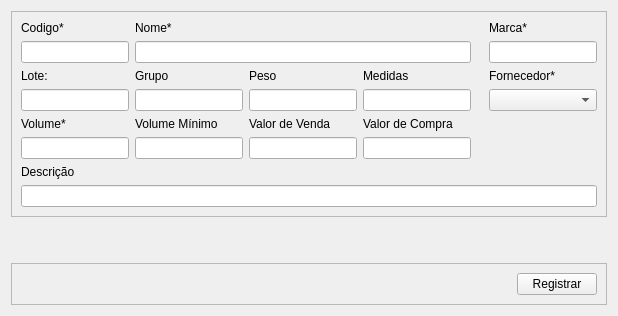
            <widget class="QWidget" name="tab_3">
             <attribute name="title">
              <string>Registrar novo item</string>
             </attribute>
             <layout class="QVBoxLayout" name="verticalLayout_9">
              <item>
               <widget class="QFrame" name="frame_17">
                <property name="frameShape">
                 <enum>QFrame::StyledPanel</enum>
                </property>
                <property name="frameShadow">
                 <enum>QFrame::Raised</enum>
                </property>
                <layout class="QGridLayout" name="gridLayout">
                 <item row="4" column="2">
                  <widget class="QLabel" name="venda_txt">
                   <property name="text">
                    <string>Valor de Venda</string>
                   </property>
                  </widget>
                 </item>
                 <item row="5" column="1">
                  <widget class="QLineEdit" name="reposicao"/>
                 </item>
                 <item row="0" column="1">
                  <widget class="QLabel" name="nome_txt">
                   <property name="text">
                    <string>Nome*</string>
                   </property>
                  </widget>
                 </item>
                 <item row="4" column="0">
                  <widget class="QLabel" name="estoque_txt">
                   <property name="text">
                    <string>Volume*</string>
                   </property>
                  </widget>
                 </item>
                 <item row="5" column="0">
                  <widget class="QLineEdit" name="estoque"/>
                 </item>
                 <item row="0" column="0">
                  <widget class="QLabel" name="codigo_txt">
                   <property name="text">
                    <string>Codigo*</string>
                   </property>
                  </widget>
                 </item>
                 <item row="1" column="1" colspan="3">
                  <widget class="QLineEdit" name="nome"/>
                 </item>
                 <item row="1" column="0">
                  <widget class="QLineEdit" name="codigo"/>
                 </item>
                 <item row="4" column="1">
                  <widget class="QLabel" name="reposicao_txt">
                   <property name="text">
                    <string>Volume Mínimo</string>
                   </property>
                  </widget>
                 </item>
                 <item row="5" column="3">
                  <widget class="QLineEdit" name="lineEdit_2"/>
                 </item>
                 <item row="4" column="3">
                  <widget class="QLabel" name="valor_compra_txt">
                   <property name="text">
                    <string>Valor de Compra</string>
                   </property>
                  </widget>
                 </item>
                 <item row="8" column="0" colspan="7">
                  <widget class="QLineEdit" name="descricao"/>
                 </item>
                 <item row="6" column="0">
                  <widget class="QLabel" name="descicao_txt">
                   <property name="text">
                    <string>Descrição</string>
                   </property>
                  </widget>
                 </item>
                 <item row="5" column="2">
                  <widget class="QLineEdit" name="venda"/>
                 </item>
                 <item row="3" column="0">
                  <widget class="QLineEdit" name="lote_produto"/>
                 </item>
                 <item row="3" column="3">
                  <widget class="QLineEdit" name="medida"/>
                 </item>
                 <item row="2" column="2">
                  <widget class="QLabel" name="peso_txt">
                   <property name="text">
                    <string>Peso</string>
                   </property>
                  </widget>
                 </item>
                 <item row="2" column="1">
                  <widget class="QLabel" name="grupo_txt">
                   <property name="text">
                    <string>Grupo</string>
                   </property>
                  </widget>
                 </item>
                 <item row="3" column="2">
                  <widget class="QLineEdit" name="peso"/>
                 </item>
                 <item row="1" column="6">
                  <widget class="QLineEdit" name="marca"/>
                 </item>
                 <item row="0" column="6">
                  <widget class="QLabel" name="marca_txt">
                   <property name="text">
                    <string>Marca*</string>
                   </property>
                  </widget>
                 </item>
                 <item row="3" column="6">
                  <widget class="QComboBox" name="fornecedor"/>
                 </item>
                 <item row="3" column="1">
                  <widget class="QLineEdit" name="grupo"/>
                 </item>
                 <item row="2" column="3">
                  <widget class="QLabel" name="medida_txt">
                   <property name="text">
                    <string>Medidas</string>
                   </property>
                  </widget>
                 </item>
                 <item row="2" column="6">
                  <widget class="QLabel" name="fornecedor_txt">
                   <property name="text">
                    <string>Fornecedor*</string>
                   </property>
                  </widget>
                 </item>
                 <item row="2" column="0">
                  <widget class="QLabel" name="label_15">
                   <property name="text">
                    <string>Lote:</string>
                   </property>
                  </widget>
                 </item>
                </layout>
               </widget>
              </item>
              <item>
               <spacer name="verticalSpacer_3">
                <property name="orientation">
                 <enum>Qt::Vertical</enum>
                </property>
                <property name="sizeHint" stdset="0">
                 <size>
                  <width>20</width>
                  <height>40</height>
                 </size>
                </property>
               </spacer>
              </item>
              <item>
               <widget class="QFrame" name="frame_16">
                <property name="frameShape">
                 <enum>QFrame::StyledPanel</enum>
                </property>
                <property name="frameShadow">
                 <enum>QFrame::Raised</enum>
                </property>
                <layout class="QHBoxLayout" name="horizontalLayout_5">
                 <item>
                  <spacer name="horizontalSpacer">
                   <property name="orientation">
                    <enum>Qt::Horizontal</enum>
                   </property>
                   <property name="sizeHint" stdset="0">
                    <size>
                     <width>40</width>
                     <height>20</height>
                    </size>
                   </property>
                  </spacer>
                 </item>
                 <item>
                  <widget class="QPushButton" name="botao_entreda_salvar">
                   <property name="text">
                    <string>Registrar</string>
                   </property>
                  </widget>
                 </item>
                </layout>
               </widget>
              </item>
             </layout>
            </widget>
